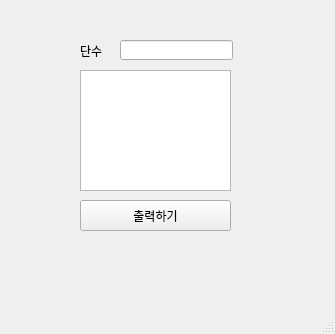
<?xml version="1.0" encoding="UTF-8"?>
<ui version="4.0">
 <class>MainWindow</class>
 <widget class="QMainWindow" name="MainWindow">
  <property name="geometry">
   <rect>
    <x>0</x>
    <y>0</y>
    <width>335</width>
    <height>334</height>
   </rect>
  </property>
  <property name="windowTitle">
   <string>MainWindow</string>
  </property>
  <widget class="QWidget" name="centralwidget">
   <widget class="QPushButton" name="btn">
    <property name="geometry">
     <rect>
      <x>80</x>
      <y>200</y>
      <width>151</width>
      <height>31</height>
     </rect>
    </property>
    <property name="text">
     <string>출력하기</string>
    </property>
   </widget>
   <widget class="QLabel" name="lbl">
    <property name="geometry">
     <rect>
      <x>80</x>
      <y>40</y>
      <width>31</width>
      <height>21</height>
     </rect>
    </property>
    <property name="text">
     <string>단수</string>
    </property>
   </widget>
   <widget class="QLineEdit" name="le">
    <property name="geometry">
     <rect>
      <x>120</x>
      <y>40</y>
      <width>113</width>
      <height>20</height>
     </rect>
    </property>
   </widget>
   <widget class="QTextEdit" name="te">
    <property name="geometry">
     <rect>
      <x>80</x>
      <y>70</y>
      <width>151</width>
      <height>121</height>
     </rect>
    </property>
   </widget>
  </widget>
  <widget class="QMenuBar" name="menubar">
   <property name="geometry">
    <rect>
     <x>0</x>
     <y>0</y>
     <width>335</width>
     <height>21</height>
    </rect>
   </property>
  </widget>
  <widget class="QStatusBar" name="statusbar"/>
 </widget>
 <resources/>
 <connections/>
</ui>
